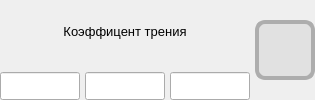
                  <widget class="QWidget" name="widget_crossingLimits_frictionForce" native="true">
                   <property name="sizePolicy">
                    <sizepolicy hsizetype="Maximum" vsizetype="Maximum">
                     <horstretch>0</horstretch>
                     <verstretch>0</verstretch>
                    </sizepolicy>
                   </property>
                   <layout class="QHBoxLayout" name="horizontalLayout_29">
                    <property name="spacing">
                     <number>5</number>
                    </property>
                    <property name="leftMargin">
                     <number>0</number>
                    </property>
                    <property name="topMargin">
                     <number>0</number>
                    </property>
                    <property name="rightMargin">
                     <number>0</number>
                    </property>
                    <property name="bottomMargin">
                     <number>0</number>
                    </property>
                    <item>
                     <widget class="QWidget" name="widget__crossingLimits_coefficientFriction_control" native="true">
                      <property name="sizePolicy">
                       <sizepolicy hsizetype="Maximum" vsizetype="Preferred">
                        <horstretch>0</horstretch>
                        <verstretch>0</verstretch>
                       </sizepolicy>
                      </property>
                      <layout class="QVBoxLayout" name="verticalLayout_14">
                       <property name="spacing">
                        <number>10</number>
                       </property>
                       <property name="leftMargin">
                        <number>0</number>
                       </property>
                       <property name="topMargin">
                        <number>0</number>
                       </property>
                       <property name="rightMargin">
                        <number>0</number>
                       </property>
                       <property name="bottomMargin">
                        <number>0</number>
                       </property>
                       <item>
                        <widget class="QLabel" name="label_crossingLimits_coefficientFriction">
                         <property name="sizePolicy">
                          <sizepolicy hsizetype="Preferred" vsizetype="Preferred">
                           <horstretch>0</horstretch>
                           <verstretch>0</verstretch>
                          </sizepolicy>
                         </property>
                         <property name="font">
                          <font>
                           <family>Segoe UI</family>
                           <pointsize>10</pointsize>
                          </font>
                         </property>
                         <property name="text">
                          <string>Коэффицент трения</string>
                         </property>
                         <property name="alignment">
                          <set>Qt::AlignmentFlag::AlignCenter</set>
                         </property>
                        </widget>
                       </item>
                       <item>
                        <layout class="QHBoxLayout" name="horizontalLayout_crossingLimits_coefficientFriction_limits">
                         <property name="spacing">
                          <number>5</number>
                         </property>
                         <property name="sizeConstraint">
                          <enum>QLayout::SizeConstraint::SetDefaultConstraint</enum>
                         </property>
                         <item>
                          <widget class="QLineEdit" name="lineEdit_crossingLimits_coefficientFriction_lowerLimit">
                           <property name="enabled">
                            <bool>true</bool>
                           </property>
                           <property name="sizePolicy">
                            <sizepolicy hsizetype="Fixed" vsizetype="Maximum">
                             <horstretch>0</horstretch>
                             <verstretch>0</verstretch>
                            </sizepolicy>
                           </property>
                           <property name="minimumSize">
                            <size>
                             <width>50</width>
                             <height>0</height>
                            </size>
                           </property>
                           <property name="maximumSize">
                            <size>
                             <width>80</width>
                             <height>16777215</height>
                            </size>
                           </property>
                           <property name="font">
                            <font>
                             <family>Segoe UI</family>
                             <pointsize>8</pointsize>
                            </font>
                           </property>
                           <property name="styleSheet">
                            <string notr="true">padding: 5px 5px;</string>
                           </property>
                           <property name="text">
                            <string/>
                           </property>
                           <property name="alignment">
                            <set>Qt::AlignmentFlag::AlignCenter</set>
                           </property>
                           <property name="readOnly">
                            <bool>true</bool>
                           </property>
                          </widget>
                         </item>
                         <item>
                          <widget class="QLineEdit" name="lineEdit_crossingLimits_coefficientFriction_value">
                           <property name="enabled">
                            <bool>true</bool>
                           </property>
                           <property name="sizePolicy">
                            <sizepolicy hsizetype="Fixed" vsizetype="Fixed">
                             <horstretch>0</horstretch>
                             <verstretch>0</verstretch>
                            </sizepolicy>
                           </property>
                           <property name="minimumSize">
                            <size>
                             <width>50</width>
                             <height>0</height>
                            </size>
                           </property>
                           <property name="maximumSize">
                            <size>
                             <width>80</width>
                             <height>16777215</height>
                            </size>
                           </property>
                           <property name="font">
                            <font>
                             <family>Segoe UI</family>
                             <pointsize>8</pointsize>
                            </font>
                           </property>
                           <property name="layoutDirection">
                            <enum>Qt::LayoutDirection::LeftToRight</enum>
                           </property>
                           <property name="styleSheet">
                            <string notr="true">padding: 5px 5px;</string>
                           </property>
                           <property name="text">
                            <string/>
                           </property>
                           <property name="alignment">
                            <set>Qt::AlignmentFlag::AlignCenter</set>
                           </property>
                           <property name="readOnly">
                            <bool>true</bool>
                           </property>
                          </widget>
                         </item>
                         <item>
                          <widget class="QLineEdit" name="lineEdit_crossingLimits_coefficientFriction_upperLimit">
                           <property name="enabled">
                            <bool>true</bool>
                           </property>
                           <property name="sizePolicy">
                            <sizepolicy hsizetype="Fixed" vsizetype="Fixed">
                             <horstretch>0</horstretch>
                             <verstretch>0</verstretch>
                            </sizepolicy>
                           </property>
                           <property name="minimumSize">
                            <size>
                             <width>50</width>
                             <height>0</height>
                            </size>
                           </property>
                           <property name="maximumSize">
                            <size>
                             <width>80</width>
                             <height>16777215</height>
                            </size>
                           </property>
                           <property name="font">
                            <font>
                             <family>Segoe UI</family>
                             <pointsize>8</pointsize>
                            </font>
                           </property>
                           <property name="styleSheet">
                            <string notr="true">padding: 5px 5px;</string>
                           </property>
                           <property name="text">
                            <string/>
                           </property>
                           <property name="alignment">
                            <set>Qt::AlignmentFlag::AlignCenter</set>
                           </property>
                           <property name="readOnly">
                            <bool>true</bool>
                           </property>
                          </widget>
                         </item>
                        </layout>
                       </item>
                      </layout>
                     </widget>
                    </item>
                    <item>
                     <widget class="QWidget" name="widget_crossingLimits_coefficientFriction_limitStatusIndicator" native="true">
                      <property name="minimumSize">
                       <size>
                        <width>60</width>
                        <height>60</height>
                       </size>
                      </property>
                      <property name="maximumSize">
                       <size>
                        <width>60</width>
                        <height>60</height>
                       </size>
                      </property>
                      <property name="styleSheet">
                       <string notr="true">background: #E1E1E1;

Border: 4px solid #ADADAD ;
Border-radius: 10px;

</string>
                      </property>
                     </widget>
                    </item>
                   </layout>
                  </widget>
